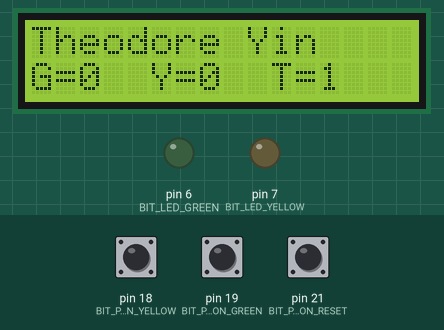
Bench run of a sketch on a simulated Arduino Mega 2560, built with avr-gcc and run on an emulated ATmega2560. Parts: 16×2 character LCD, output pins drawn as LEDs (lit = HIGH). The inputs (shaded band) are chosen by the test bench; at power-on: pin 18 (BIT_PUSHBUTTON_YELLOW) HIGH, pin 19 (BIT_PUSHBUTTON_GREEN) HIGH, pin 21 (BIT_PUSHBUTTON_RESET) HIGH. What the sketch prints to the serial monitor is not drawn.

Above: at 1.2 s.
1.3 s: pin 18 (BIT_PUSHBUTTON_YELLOW) pulled LOW for 1 s
At 3.6 s:
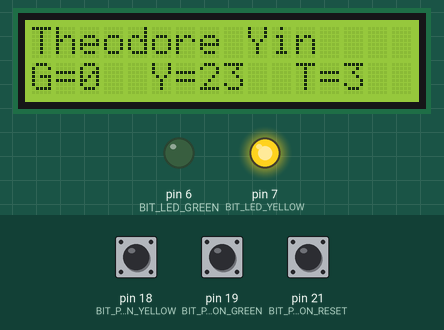
3.8 s: pin 19 (BIT_PUSHBUTTON_GREEN) pulled LOW for 3.2 s
At 7.5 s:
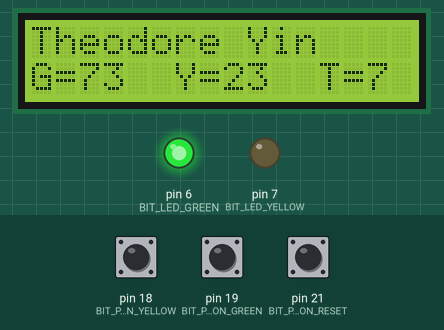
8.5 s: pin 21 (BIT_PUSHBUTTON_RESET) pulled LOW for 0.15 s
At 9.8 s:
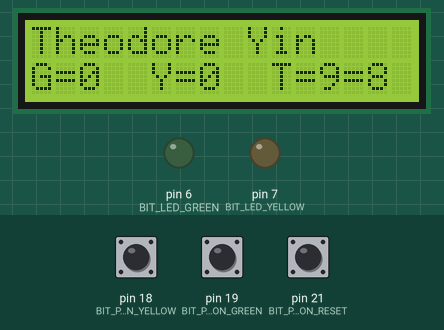
11.5 s: pin 18 (BIT_PUSHBUTTON_YELLOW) pulled LOW for 0.15 s
At 12.3 s:
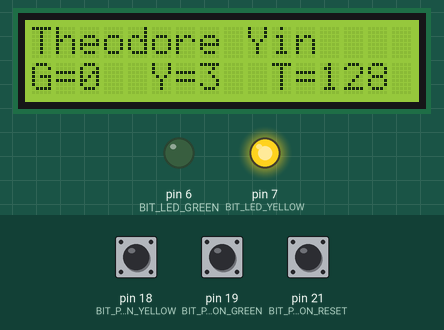
13.1 s: pin 19 (BIT_PUSHBUTTON_GREEN) pulled LOW for 0.15 s
At 13.8 s:
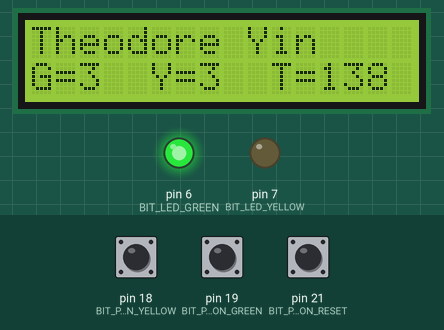
14.7 s: pin 21 (BIT_PUSHBUTTON_RESET) pulled LOW for 1 s
At 16.6 s:
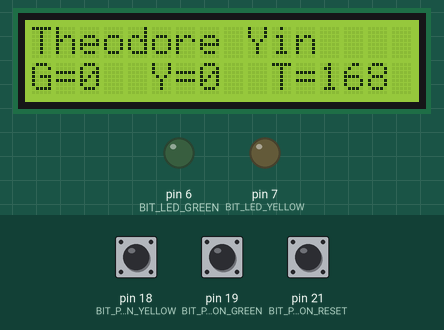
Timing chart, 0 to 18.1 s (numbered marks = the images above; inputs shaded):
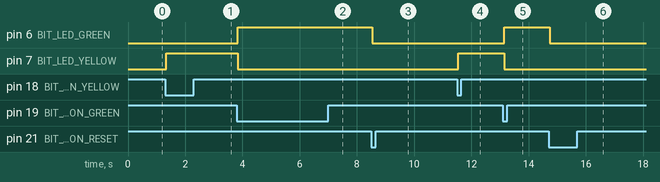

Measured:
- after the input at 1.3 s, pin 7 (BIT_LED_YELLOW): LOW → HIGH at once
- after the input at 3.8 s, pin 6 (BIT_LED_GREEN): LOW → HIGH at once; pin 7 (BIT_LED_YELLOW): HIGH → LOW at once
- after the input at 8.5 s, pin 6 (BIT_LED_GREEN): HIGH → LOW at once; the display: first changes at once (image 3 shows a later state)
- after the input at 11.5 s, pin 7 (BIT_LED_YELLOW): LOW → HIGH at once
- after the input at 13.1 s, pin 6 (BIT_LED_GREEN): LOW → HIGH at once; pin 7 (BIT_LED_YELLOW): HIGH → LOW at once; the display: first changes at once (image 5 shows a later state)
- after the input at 14.7 s, pin 6 (BIT_LED_GREEN): HIGH → LOW at once
- what the display in image 2 shows lasts 1.0 s, from 7.0 s to 8.0 s

The sketch:

LEDCounter.ino
```cpp
// Uno
/*
#define REG_DDR_PUSHBUTTON_GREEN DDRD
#define REG_PORT_PUSHBUTTON_GREEN PORTD
#define REG_PIN_PUSHBUTTON_GREEN PIND
#define BIT_PUSHBUTTON_GREEN 2

#define REG_DDR_PUSHBUTTON_YELLOW DDRD
#define REG_PORT_PUSHBUTTON_YELLOW  PORTD
#define REG_PIN_PUSHBUTTON_YELLOW  PIND
#define BIT_PUSHBUTTON_YELLOW  3

#define REG_DDR_PUSHBUTTON_RESET DDRD
#define REG_PORT_PUSHBUTTON_RESET PORTD
#define REG_PIN_PUSHBUTTON_RESET PIND
#define BIT_PUSHBUTTON_RESET 4

#define REG_DDR_LED_GREEN DDRD
#define REG_PORT_LED_GREEN PORTD
#define REG_PIN_LED_GREEN PIND
#define BIT_LED_GREEN 6

#define REG_DDR_LED_YELLOW DDRD
#define REG_PORT_LED_YELLOW PORTD
#define REG_PIN_LED_YELLOW PIND
#define BIT_LED_YELLOW 7
*/

// Mega

#define REG_DDR_PUSHBUTTON_GREEN DDRD
#define REG_PORT_PUSHBUTTON_GREEN PORTD
#define REG_PIN_PUSHBUTTON_GREEN PIND
#define BIT_PUSHBUTTON_GREEN 2

#define REG_DDR_PUSHBUTTON_YELLOW DDRD
#define REG_PORT_PUSHBUTTON_YELLOW  PORTD
#define REG_PIN_PUSHBUTTON_YELLOW  PIND
#define BIT_PUSHBUTTON_YELLOW  3

#define REG_DDR_PUSHBUTTON_RESET DDRD
#define REG_PORT_PUSHBUTTON_RESET PORTD
#define REG_PIN_PUSHBUTTON_RESET PIND
#define BIT_PUSHBUTTON_RESET 0

#define REG_DDR_LED_GREEN DDRH
#define REG_PORT_LED_GREEN PORTH
#define REG_PIN_LED_GREEN PINH
#define BIT_LED_GREEN 3

#define REG_DDR_LED_YELLOW DDRH
#define REG_PORT_LED_YELLOW PORTH
#define REG_PIN_LED_YELLOW PINH
#define BIT_LED_YELLOW 4


#include <LiquidCrystal.h>

volatile uint8_t greenCounter = 0;
volatile uint8_t yellowCounter = 0;
volatile uint8_t mainEventFlag = 0;

#define PUSHBUTTON_FLAG 0x01
#define PUSHBUTTON_FLAG2 0x02
#define PUSHBUTTON_FLAG3 0x04
#define PUSHBUTTON_FLAG4 0x08
#define PUSHBUTTON_FLAG5 0x10
#define PUSHBUTTON_FLAG6 0x20

//LCD constructor
LiquidCrystal lcd(13, 12, 11, 10, 9, 8);

void setup()
{
  Serial.begin(115200);
  // setup LCD
  lcd.begin(16, 2);
  lcd.print("Theodore Yin");

  // Pins as input
  REG_DDR_PUSHBUTTON_GREEN &= ~_BV(BIT_PUSHBUTTON_GREEN);
  REG_DDR_PUSHBUTTON_YELLOW &= ~_BV(BIT_PUSHBUTTON_YELLOW);
  REG_DDR_PUSHBUTTON_RESET &= ~_BV(BIT_PUSHBUTTON_RESET);

  // Pins as output
  REG_DDR_LED_YELLOW |= _BV(BIT_LED_YELLOW);
  REG_DDR_LED_GREEN |= _BV(BIT_LED_GREEN);


  // Enable pull up resistors
  REG_PORT_PUSHBUTTON_GREEN |= _BV(BIT_PUSHBUTTON_GREEN);
  REG_PORT_PUSHBUTTON_YELLOW |= _BV(BIT_PUSHBUTTON_YELLOW);
  REG_PORT_PUSHBUTTON_RESET |= _BV(BIT_PUSHBUTTON_RESET);


  // Setup the interrupt
  // Uno
  /*
  EIMSK |= _BV(INT0); // turns on INT0 to be interrupt
  EICRA |= _BV(ISC01); // part of falling edge setup
  EICRA &= ~_BV(ISC00); // part of falling edge setup

  EIMSK |= _BV(INT1); // turns on INT1 to be interrupt
  EICRA |= _BV(ISC11); // part of falling edge setup
  EICRA &= ~_BV(ISC10); // part of falling edge setup
  */

  //Mega

  EIMSK |= _BV(INT2);
  EICRB |= _BV(ISC21);
  EICRB &= ~_BV(ISC20);

  EIMSK |= _BV(INT3);
  EICRB |= _BV(ISC31);
  EICRB &= ~_BV(ISC30);

  EIMSK |= _BV(INT0);
  EICRB |= _BV(ISC01);
  EICRB &= ~_BV(ISC00);

  sei(); //enable interrupt

}

void loop()
{
  // Reset button without interrupt
  if(mainEventFlag & PUSHBUTTON_FLAG3){
    delay(30);
    if(bit_is_clear(REG_PIN_PUSHBUTTON_RESET, BIT_PUSHBUTTON_RESET)){
        Serial.println(String("RESET"));
        greenCounter = 0;
        yellowCounter = 0;
  	}
    REG_PORT_LED_YELLOW &= ~_BV(BIT_LED_YELLOW);
    REG_PORT_LED_GREEN &= ~_BV(BIT_LED_GREEN);
    mainEventFlag &= ~PUSHBUTTON_FLAG3;
  }

  if(mainEventFlag & PUSHBUTTON_FLAG){
    delay(30);
    if(bit_is_clear(REG_PIN_PUSHBUTTON_GREEN, BIT_PUSHBUTTON_GREEN)){
      greenCounter++;
      Serial.println(String("greenCounter = ") + greenCounter);
  	}
    REG_PORT_LED_GREEN |= _BV(BIT_LED_GREEN);
    REG_PORT_LED_YELLOW &= ~_BV(BIT_LED_YELLOW);
    mainEventFlag &= ~PUSHBUTTON_FLAG;
  }

  if(mainEventFlag & PUSHBUTTON_FLAG2){
    delay(30);
    if(bit_is_clear(REG_PIN_PUSHBUTTON_YELLOW, BIT_PUSHBUTTON_YELLOW)){
      yellowCounter++;
      Serial.println(String("yellowCounter = ") + yellowCounter);
  	}
    REG_PORT_LED_YELLOW |= _BV(BIT_LED_YELLOW);
    REG_PORT_LED_GREEN &= ~_BV(BIT_LED_GREEN);

    mainEventFlag &= ~PUSHBUTTON_FLAG2;
  }
  updateLCD();
}

void updateLCD(){
  // set the cursor to column 0, line 1
  // (note: line 1 is the second row, since counting
  lcd.setCursor(0, 1);
  lcd.print("G=");
  lcd.print(greenCounter);

  lcd.print("  Y=");
  lcd.print(yellowCounter);

  // print the number of seconds since reset:
  lcd.print("  T=");
  lcd.print(millis()/1000);


}

//Uno
/*
ISR(INT0_vect){
  mainEventFlag |= PUSHBUTTON_FLAG;
}

ISR(INT1_vect){
  mainEventFlag |= PUSHBUTTON_FLAG2;
}
*/

//Mega

ISR(INT2_vect){
  mainEventFlag |= PUSHBUTTON_FLAG;
}

ISR(INT3_vect){
  mainEventFlag |= PUSHBUTTON_FLAG2;
}

ISR(INT0_vect){
  mainEventFlag |= PUSHBUTTON_FLAG3;
}
```
